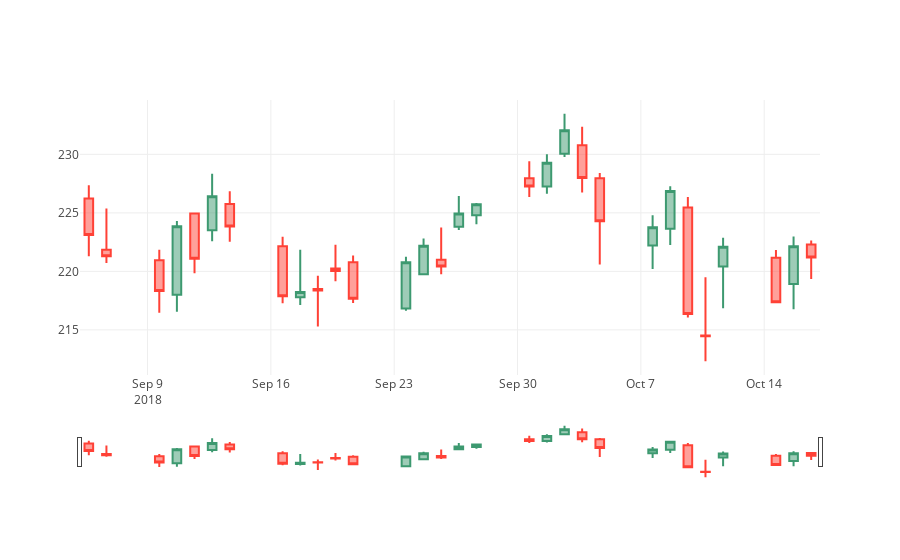

This figure's notebook cell:
### Code cell
#绘制蜡烛图
import plotly
import plotly.graph_objs as go

trace = go.Candlestick(    #只需修改函数名称
    x = df.index,
    open = df.open,
    high = df.high,
    low = df.low,
    close = df.close,
)

plotly.offline.iplot([trace])
